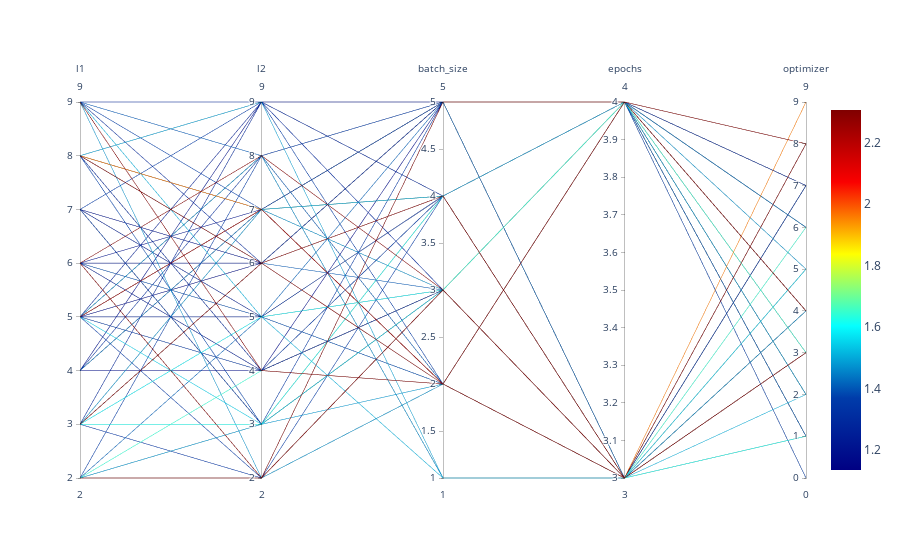

The notebook cell saved with this chart:
### Markdown cell above
![Contour plot of the loss as a function of `l1` and `l2`, i.e., the number of neurons in the layers.](./figures/figures14-torch_maans03_60min_10init_2023-05-19_16-34-33_contour_0_1.pdf){#fig-contour-0-1}

![Contour plot of the loss as a function of the number of epochs and the  neurons in layer `l1`.](./figures/figures14-torch_maans03_60min_10init_2023-05-19_16-34-33_contour_0_3.pdf){#fig-contour-0-3}

![Contour plot of the loss as a function of the optimizer and the  neurons in layer `l1`.](./figures/figures14-torch_maans03_60min_10init_2023-05-19_16-34-33_contour_0_4.pdf){#fig-contour-0-4}

![Contour plot of the loss as a function of the number of epochs and the  neurons in layer `l2`.](./figures/figures14-torch_maans03_60min_10init_2023-05-19_16-34-33_contour_1_3.pdf){#fig-contour-1-3}

![Contour plot of the loss as a function of the optimizer and the  neurons in layer `l2`.](./figures/figures14-torch_maans03_60min_10init_2023-05-19_16-34-33_contour_1_4.pdf){#fig-contour-1-3}

![Contour plot of the loss as a function of the optimizer and the number of epochs.](./figures/figures14-torch_maans03_60min_10init_2023-05-19_16-34-33_contour_3_4.pdf){#fig-contour-3-4}


@fig-contour-0-1 to @fig-contour-3-4 show the contour plots of the loss as a function of the hyperparameters. These plots are very helpful for benchmark studies and for understanding neural networks.
 `spotPython` provides additional tools for a visual inspection of the results and give valuable insights into the hyperparameter tuning process.
 This is especially useful for model explainability, transparency, and trustworthiness.
In addition to the contour plots, @fig-parallel shows the parallel plot of the hyperparameters.

### Code cell
#| echo: true
#| label: fig-parallel
spot_tuner.parallel_plot()

### Figure 1 — Plotly figure (JSON) as saved in the notebook; plotly's stock layout.template omitted (floating-point values rounded to 4 significant figures)
{"data": [{"dimensions": [{"label": "l1", "range": [2, 9], "values": [6, 4, 5, 3, 7, 9, 3, 8, 8, 2, 6, 2, 6, 5, 3, 5, 9, 2, 2, 7, 6, 3, 5, 3, 4, 3, 8, 9, 5, 4, 2, 5, 7, 8, 7, 6, 3, 5, 7, 8, 6, 8, 6, 4, 8, 7, 6, 3, 8, 8, 8, 8, 7, 6, 5, 4, 5, 5, 3, 8, 2, 9, 7, 5, 5, 5, 6, 5, 2, 9, 5, 3, 9, 3, 2, 9, 5, 4]}, {"label": "l2", "range": [2, 9], "values": [4, 7, 3, 6, 5, 4, 3, 6, 9, 8, 2, 2, 5, 8, 7, 9, 9, 2, 2, 3, 2, 9, 7, 6, 7, 7, 7, 2, 7, 7, 5, 4, 3, 9, 3, 7, 5, 5, 6, 7, 6, 7, 5, 8, 4, 9, 4, 2, 4, 3, 6, 6, 6, 6, 8, 9, 6, 4, 5, 7, 3, 5, 5, 5, 2, 6, 8, 8, 3, 7, 7, 3, 8, 6, 4, 6, 7, 4]}, {"label": "batch_size", "range": [1, 5], "values": [4, 2, 3, 2, 3, 2, 4, 4, 1, 5, 4, 5, 3, 1, 3, 4, 3, 3, 3, 3, 3, 4, 2, 3, 4, 5, 4, 2, 4, 5, 5, 4, 4, 5, 3, 5, 4, 4, 5, 2, 5, 4, 2, 2, 3, 2, 3, 2, 3, 3, 5, 5, 5, 5, 5, 5, 5, 3, 3, 3, 2, 1, 4, 2, 5, 4, 3, 1, 5, 5, 2, 4, 2, 2, 2, 5, 5, 5]}, {"label": "epochs", "range": [3, 4], "values": [4, 4, 3, 3, 4, 4, 3, 3, 3, 4, 4, 4, 4, 3, 3, 4, 4, 3, 4, 3, 3, 4, 4, 4, 4, 4, 3, 4, 4, 4, 3, 4, 3, 4, 4, 4, 4, 3, 4, 3, 4, 4, 3, 4, 4, 3, 3, 3, 4, 4, 4, 4, 4, 4, 3, 3, 4, 4, 3, 4, 4, 3, 4, 3, 3, 3, 3, 3, 4, 4, 4, 4, 4, 3, 3, 4, 4, 4]}, {"label": "optimizer", "range": [0, 9], "values": [6, 6, 5, 4, 3, 8, 1, 8, 3, 0, 3, 4, 3, 4, 5, 6, 3, 3, 3, 3, 3, 6, 1, 1, 3, 3, 5, 3, 3, 3, 6, 1, 7, 7, 6, 7, 0, 3, 7, 9, 7, 7, 1, 1, 2, 4, 7, 7, 2, 5, 7, 3, 3, 3, 3, 7, 7, 7, 1, 2, 2, 2, 6, 4, 4, 3, 8, 4, 4, 3, 8, 5, 4, 8, 6, 7, 3, 4]}], "line": {"cmax": 2.307, "cmin": 1.134, "color": [1.245, 1.428, 1.545, 1.238, 1.234, 2.307, 1.617, 2.305, 1.49, 1.355, 1.358, 2.303, 1.261, 1.458, 1.471, 1.243, 1.283, 1.607, 1.644, 1.264, 2.303, 1.275, 1.315, 1.402, 1.134, 1.278, 1.519, 1.47, 1.164, 1.134, 1.411, 1.347, 1.175, 1.159, 1.356, 1.202, 1.315, 1.138, 1.182, 1.959, 1.194, 1.214, 1.389, 1.301, 1.228, 1.356, 1.206, 1.329, 1.289, 1.374, 1.285, 1.22, 1.209, 1.217, 1.168, 1.198, 1.184, 1.206, 1.592, 1.302, 1.48, 1.507, 1.24, 1.252, 1.346, 1.188, 2.305, 1.46, 1.344, 1.371, 2.233, 1.474, 1.403, 2.306, 1.644, 1.282, 1.169, 1.178], "colorscale": [[0, "rgb(0,0,131)"], [0.2, "rgb(0,60,170)"], [0.4, "rgb(5,255,255)"], [0.6, "rgb(255,255,0)"], [0.8, "rgb(250,0,0)"], [1, "rgb(128,0,0)"]], "showscale": true}, "type": "parcoords"}], "layout": {}}
